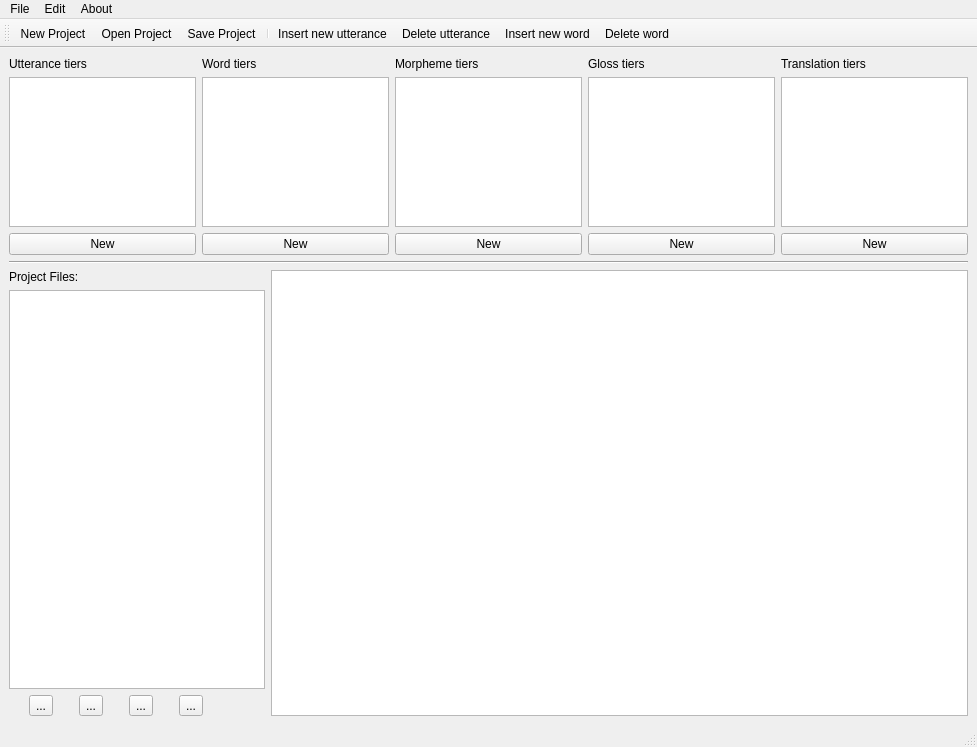
<?xml version="1.0" encoding="UTF-8"?>
<ui version="4.0">
 <class>MainWindow</class>
 <widget class="QMainWindow" name="MainWindow">
  <property name="geometry">
   <rect>
    <x>0</x>
    <y>0</y>
    <width>977</width>
    <height>747</height>
   </rect>
  </property>
  <property name="windowTitle">
   <string>PoioILE</string>
  </property>
  <property name="locale">
   <locale language="English" country="UnitedStates"/>
  </property>
  <widget class="QWidget" name="centralWidget">
   <layout class="QVBoxLayout" name="verticalLayout">
    <item>
     <layout class="QVBoxLayout" name="verticalLayoutMain" stretch="0,0,1">
      <item>
       <layout class="QHBoxLayout" name="horizontalLayout">
        <item>
         <layout class="QVBoxLayout" name="verticalLayoutUtterances">
          <item>
           <widget class="QLabel" name="labelUtterances">
            <property name="text">
             <string>Utterance tiers</string>
            </property>
           </widget>
          </item>
          <item>
           <widget class="QListWidget" name="listwidgetUtterances">
            <property name="maximumSize">
             <size>
              <width>16777215</width>
              <height>150</height>
             </size>
            </property>
           </widget>
          </item>
          <item>
           <widget class="QPushButton" name="pushbuttonNewTierUtterances">
            <property name="text">
             <string>New</string>
            </property>
           </widget>
          </item>
         </layout>
        </item>
        <item>
         <layout class="QVBoxLayout" name="verticalLayoutWords">
          <item>
           <widget class="QLabel" name="labelWords">
            <property name="text">
             <string>Word tiers</string>
            </property>
           </widget>
          </item>
          <item>
           <widget class="QListWidget" name="listwidgetWords">
            <property name="enabled">
             <bool>true</bool>
            </property>
            <property name="maximumSize">
             <size>
              <width>16777215</width>
              <height>150</height>
             </size>
            </property>
           </widget>
          </item>
          <item>
           <widget class="QPushButton" name="pushbuttonNewTierWords">
            <property name="text">
             <string>New</string>
            </property>
           </widget>
          </item>
         </layout>
        </item>
        <item>
         <layout class="QVBoxLayout" name="verticalLayoutMorphemes">
          <item>
           <widget class="QLabel" name="labelMorphemes">
            <property name="text">
             <string>Morpheme tiers</string>
            </property>
           </widget>
          </item>
          <item>
           <widget class="QListWidget" name="listwidgetMorphemes">
            <property name="maximumSize">
             <size>
              <width>16777215</width>
              <height>150</height>
             </size>
            </property>
            <property name="baseSize">
             <size>
              <width>0</width>
              <height>0</height>
             </size>
            </property>
           </widget>
          </item>
          <item>
           <widget class="QPushButton" name="pushbuttonNewTierMorphemes">
            <property name="text">
             <string>New</string>
            </property>
           </widget>
          </item>
         </layout>
        </item>
        <item>
         <layout class="QVBoxLayout" name="verticalLayoutFunctions">
          <item>
           <widget class="QLabel" name="labelFunctions">
            <property name="text">
             <string>Gloss tiers</string>
            </property>
           </widget>
          </item>
          <item>
           <widget class="QListWidget" name="listwidgetFunctions">
            <property name="maximumSize">
             <size>
              <width>16777215</width>
              <height>150</height>
             </size>
            </property>
           </widget>
          </item>
          <item>
           <widget class="QPushButton" name="pushbuttonNewTierFunctions">
            <property name="text">
             <string>New</string>
            </property>
           </widget>
          </item>
         </layout>
        </item>
        <item>
         <layout class="QVBoxLayout" name="verticalLayoutTranslations">
          <item>
           <widget class="QLabel" name="labelTranslations">
            <property name="text">
             <string>Translation tiers</string>
            </property>
           </widget>
          </item>
          <item>
           <widget class="QListWidget" name="listwidgetTranslations">
            <property name="maximumSize">
             <size>
              <width>16777215</width>
              <height>150</height>
             </size>
            </property>
           </widget>
          </item>
          <item>
           <widget class="QPushButton" name="pushbuttonNewTierTranslations">
            <property name="text">
             <string>New</string>
            </property>
           </widget>
          </item>
         </layout>
        </item>
       </layout>
      </item>
      <item>
       <widget class="Line" name="line">
        <property name="orientation">
         <enum>Qt::Horizontal</enum>
        </property>
       </widget>
      </item>
      <item>
       <layout class="QHBoxLayout" name="horizontalLayoutEditArea">
        <item>
         <layout class="QVBoxLayout" name="verticalLayoutProjectFiles">
          <item>
           <widget class="QLabel" name="label_6">
            <property name="text">
             <string>Project Files:</string>
            </property>
           </widget>
          </item>
          <item>
           <widget class="QListWidget" name="listwidgetFiles">
            <property name="sizePolicy">
             <sizepolicy hsizetype="Minimum" vsizetype="Expanding">
              <horstretch>0</horstretch>
              <verstretch>0</verstretch>
             </sizepolicy>
            </property>
           </widget>
          </item>
          <item>
           <layout class="QHBoxLayout" name="horizontalLayout_4">
            <item>
             <widget class="QToolButton" name="toolbuttonAddFile">
              <property name="enabled">
               <bool>true</bool>
              </property>
              <property name="toolTip">
               <string>Add File...</string>
              </property>
              <property name="text">
               <string>...</string>
              </property>
              <property name="icon">
               <iconset resource="poio.qrc">
                <normaloff>:/images/pixmaps/fileopen.png</normaloff>:/images/pixmaps/fileopen.png</iconset>
              </property>
              <property name="autoRaise">
               <bool>false</bool>
              </property>
             </widget>
            </item>
            <item>
             <widget class="QToolButton" name="toolbuttonNewFile">
              <property name="toolTip">
               <string>New File</string>
              </property>
              <property name="text">
               <string>...</string>
              </property>
              <property name="icon">
               <iconset resource="poio.qrc">
                <normaloff>:/images/pixmaps/filenew.png</normaloff>:/images/pixmaps/filenew.png</iconset>
              </property>
              <property name="autoRaise">
               <bool>false</bool>
              </property>
             </widget>
            </item>
            <item>
             <widget class="QToolButton" name="toolbuttonExportFile">
              <property name="toolTip">
               <string>Export File...</string>
              </property>
              <property name="text">
               <string>...</string>
              </property>
              <property name="icon">
               <iconset resource="poio.qrc">
                <normaloff>:/images/pixmaps/fileexport.png</normaloff>:/images/pixmaps/fileexport.png</iconset>
              </property>
              <property name="autoRaise">
               <bool>false</bool>
              </property>
             </widget>
            </item>
            <item>
             <widget class="QToolButton" name="toolbuttonRemoveFile">
              <property name="toolTip">
               <string>Remove File</string>
              </property>
              <property name="text">
               <string>...</string>
              </property>
              <property name="icon">
               <iconset resource="poio.qrc">
                <normaloff>:/images/pixmaps/fileclose.png</normaloff>:/images/pixmaps/fileclose.png</iconset>
              </property>
              <property name="autoRaise">
               <bool>false</bool>
              </property>
             </widget>
            </item>
            <item>
             <spacer name="horizontalSpacer">
              <property name="orientation">
               <enum>Qt::Horizontal</enum>
              </property>
              <property name="sizeType">
               <enum>QSizePolicy::Minimum</enum>
              </property>
              <property name="sizeHint" stdset="0">
               <size>
                <width>40</width>
                <height>20</height>
               </size>
              </property>
             </spacer>
            </item>
           </layout>
          </item>
         </layout>
        </item>
        <item>
         <widget class="PoioIlTextEdit" name="texteditInterlinear"/>
        </item>
       </layout>
      </item>
     </layout>
    </item>
   </layout>
  </widget>
  <widget class="QStatusBar" name="statusBar"/>
  <widget class="QMenuBar" name="menuBar">
   <property name="geometry">
    <rect>
     <x>0</x>
     <y>0</y>
     <width>977</width>
     <height>21</height>
    </rect>
   </property>
   <widget class="QMenu" name="menuFile">
    <property name="title">
     <string>File</string>
    </property>
    <addaction name="actionNew"/>
    <addaction name="actionOpen"/>
    <addaction name="actionSave"/>
    <addaction name="separator"/>
    <addaction name="actionAddFile"/>
    <addaction name="actionNewFile"/>
    <addaction name="actionExportFile"/>
    <addaction name="actionRemoveFile"/>
    <addaction name="separator"/>
    <addaction name="actionQuit"/>
   </widget>
   <widget class="QMenu" name="menuEdit">
    <property name="title">
     <string>Edit</string>
    </property>
    <addaction name="actionCopyUtterance"/>
    <addaction name="separator"/>
    <addaction name="actionInsertUtterance"/>
    <addaction name="actionDeleteUtterance"/>
    <addaction name="actionInsertWord"/>
    <addaction name="actionDeleteWord"/>
    <addaction name="separator"/>
    <addaction name="actionOptions"/>
   </widget>
   <widget class="QMenu" name="menuAbout">
    <property name="title">
     <string>About</string>
    </property>
    <addaction name="actionAboutPoioILE"/>
   </widget>
   <addaction name="menuFile"/>
   <addaction name="menuEdit"/>
   <addaction name="menuAbout"/>
  </widget>
  <widget class="QToolBar" name="toolBar">
   <property name="windowTitle">
    <string>toolBar</string>
   </property>
   <attribute name="toolBarArea">
    <enum>TopToolBarArea</enum>
   </attribute>
   <attribute name="toolBarBreak">
    <bool>false</bool>
   </attribute>
   <addaction name="actionNew"/>
   <addaction name="actionOpen"/>
   <addaction name="actionSave"/>
   <addaction name="separator"/>
   <addaction name="actionInsertUtterance"/>
   <addaction name="actionDeleteUtterance"/>
   <addaction name="actionInsertWord"/>
   <addaction name="actionDeleteWord"/>
  </widget>
  <action name="actionOpen">
   <property name="icon">
    <iconset resource="poio.qrc">
     <normaloff>:/images/pixmaps/projectopen.png</normaloff>:/images/pixmaps/projectopen.png</iconset>
   </property>
   <property name="text">
    <string>Open Project...</string>
   </property>
   <property name="shortcut">
    <string>Ctrl+O</string>
   </property>
  </action>
  <action name="actionSave">
   <property name="icon">
    <iconset resource="poio.qrc">
     <normaloff>:/images/pixmaps/filesave.png</normaloff>:/images/pixmaps/filesave.png</iconset>
   </property>
   <property name="text">
    <string>Save Project</string>
   </property>
   <property name="shortcut">
    <string>Ctrl+S</string>
   </property>
  </action>
  <action name="actionSaveAs">
   <property name="icon">
    <iconset resource="poio.qrc">
     <normaloff>:/images/pixmaps/filesaveas.png</normaloff>:/images/pixmaps/filesaveas.png</iconset>
   </property>
   <property name="text">
    <string>Save File as...</string>
   </property>
   <property name="shortcut">
    <string>Ctrl+Alt+S</string>
   </property>
  </action>
  <action name="actionQuit">
   <property name="text">
    <string>Quit</string>
   </property>
   <property name="shortcut">
    <string>Ctrl+Q</string>
   </property>
  </action>
  <action name="actionNew">
   <property name="icon">
    <iconset resource="poio.qrc">
     <normaloff>:/images/pixmaps/projectnew.png</normaloff>:/images/pixmaps/projectnew.png</iconset>
   </property>
   <property name="text">
    <string>New Project...</string>
   </property>
   <property name="toolTip">
    <string>Create a new annotation project</string>
   </property>
   <property name="shortcut">
    <string>Ctrl+N</string>
   </property>
  </action>
  <action name="actionDeleteUtterance">
   <property name="enabled">
    <bool>true</bool>
   </property>
   <property name="icon">
    <iconset resource="poio.qrc">
     <normaloff>:/images/pixmaps/removeutterance.png</normaloff>:/images/pixmaps/removeutterance.png</iconset>
   </property>
   <property name="text">
    <string>Delete utterance</string>
   </property>
  </action>
  <action name="actionInsertUtterance">
   <property name="enabled">
    <bool>true</bool>
   </property>
   <property name="icon">
    <iconset resource="poio.qrc">
     <normaloff>:/images/pixmaps/insertutterance.png</normaloff>:/images/pixmaps/insertutterance.png</iconset>
   </property>
   <property name="text">
    <string>Insert new utterance</string>
   </property>
   <property name="toolTip">
    <string>Insert new utterance</string>
   </property>
  </action>
  <action name="actionCopyUtterance">
   <property name="text">
    <string>Copy utterance</string>
   </property>
   <property name="shortcut">
    <string>Ctrl+C</string>
   </property>
  </action>
  <action name="actionInsertWord">
   <property name="enabled">
    <bool>true</bool>
   </property>
   <property name="icon">
    <iconset resource="poio.qrc">
     <normaloff>:/images/pixmaps/insertword.png</normaloff>:/images/pixmaps/insertword.png</iconset>
   </property>
   <property name="text">
    <string>Insert new word</string>
   </property>
  </action>
  <action name="actionDeleteWord">
   <property name="enabled">
    <bool>true</bool>
   </property>
   <property name="icon">
    <iconset resource="poio.qrc">
     <normaloff>:/images/pixmaps/removeword.png</normaloff>:/images/pixmaps/removeword.png</iconset>
   </property>
   <property name="text">
    <string>Delete word</string>
   </property>
  </action>
  <action name="actionAboutPoioILE">
   <property name="text">
    <string>About PoioILE...</string>
   </property>
  </action>
  <action name="actionOptions">
   <property name="text">
    <string>Options...</string>
   </property>
  </action>
  <action name="actionAddFile">
   <property name="enabled">
    <bool>true</bool>
   </property>
   <property name="icon">
    <iconset resource="poio.qrc">
     <normaloff>:/images/pixmaps/fileopen.png</normaloff>:/images/pixmaps/fileopen.png</iconset>
   </property>
   <property name="text">
    <string>Add File...</string>
   </property>
  </action>
  <action name="actionExportFile">
   <property name="enabled">
    <bool>true</bool>
   </property>
   <property name="icon">
    <iconset resource="poio.qrc">
     <normaloff>:/images/pixmaps/fileexport.png</normaloff>:/images/pixmaps/fileexport.png</iconset>
   </property>
   <property name="text">
    <string>Export File...</string>
   </property>
  </action>
  <action name="actionRemoveFile">
   <property name="enabled">
    <bool>true</bool>
   </property>
   <property name="icon">
    <iconset resource="poio.qrc">
     <normaloff>:/images/pixmaps/fileclose.png</normaloff>:/images/pixmaps/fileclose.png</iconset>
   </property>
   <property name="text">
    <string>Remove File</string>
   </property>
  </action>
  <action name="actionNewFile">
   <property name="enabled">
    <bool>true</bool>
   </property>
   <property name="icon">
    <iconset resource="poio.qrc">
     <normaloff>:/images/pixmaps/filenew.png</normaloff>:/images/pixmaps/filenew.png</iconset>
   </property>
   <property name="text">
    <string>New File..</string>
   </property>
  </action>
 </widget>
 <customwidgets>
  <customwidget>
   <class>PoioIlTextEdit</class>
   <extends>QTextEdit</extends>
   <header>PoioIlTextEdit.h</header>
  </customwidget>
 </customwidgets>
 <resources>
  <include location="poio.qrc"/>
 </resources>
 <connections/>
</ui>
